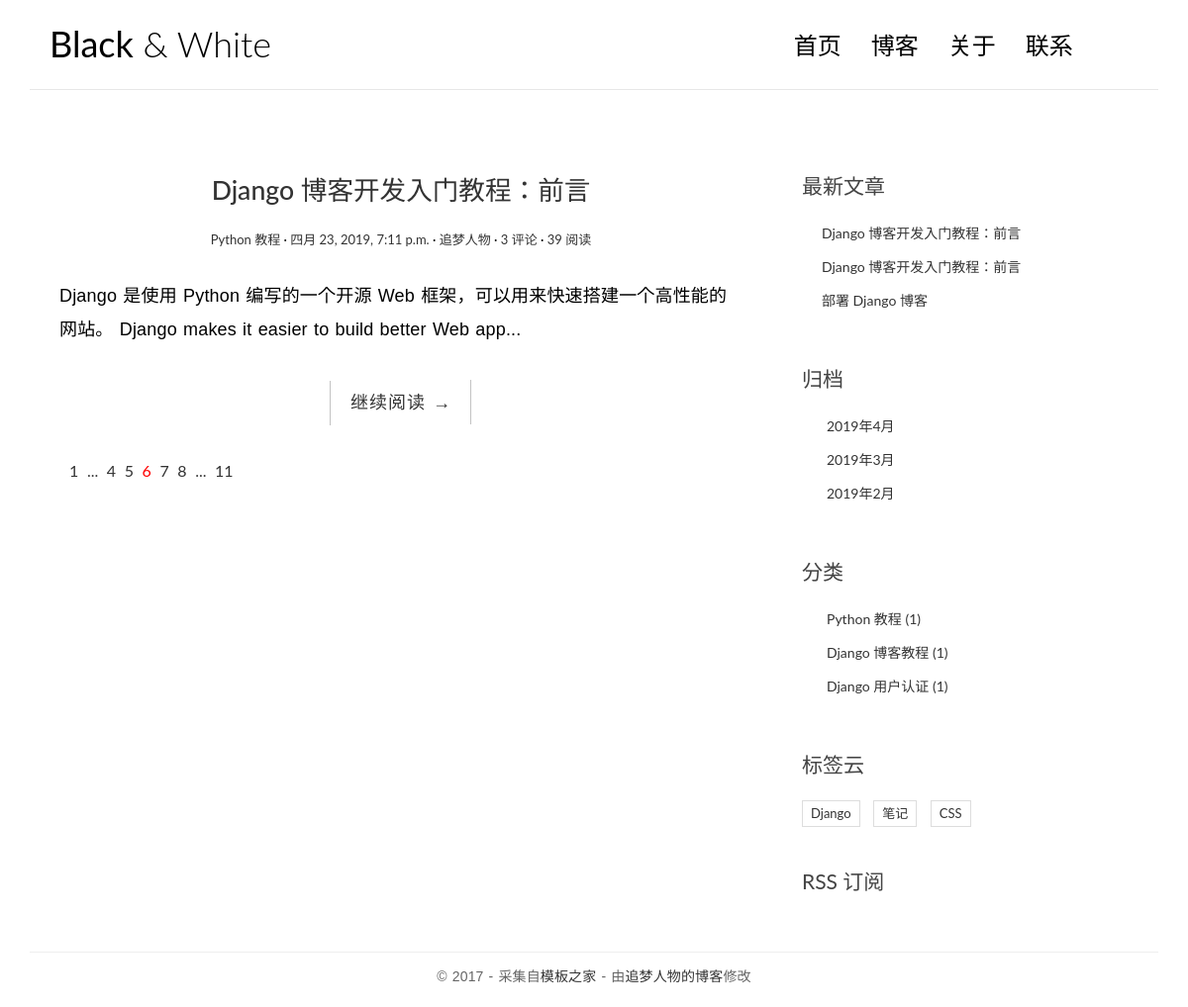
/category/6/, run on an earlier commit of the app's database.
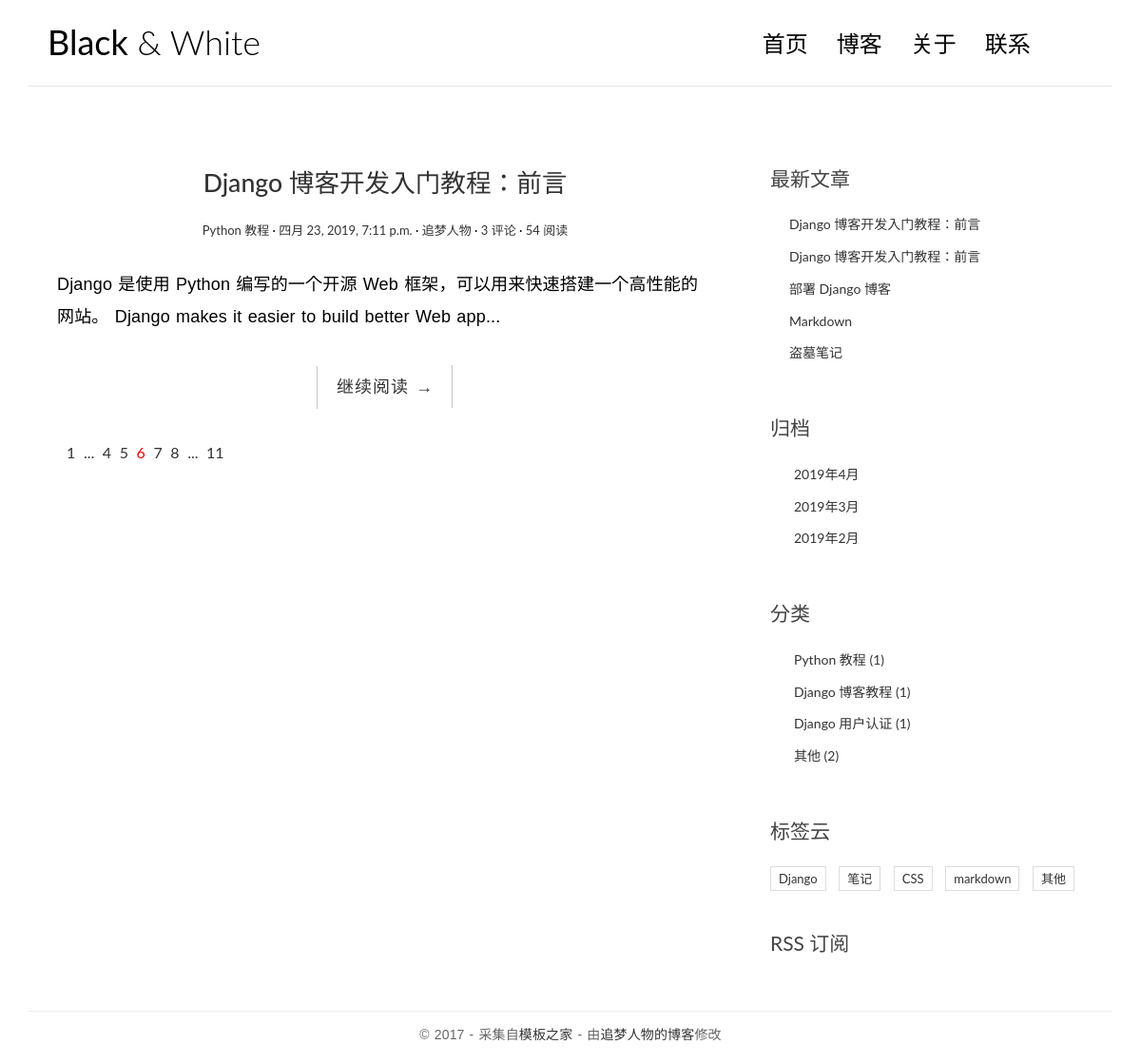
And on a later commit of the database.
### myblog/models.py (models this page shows, shortened)
class Article(models.Model):
    title = models.CharField(max_length=100)
    content = models.TextField()
    article_time = models.DateTimeField(auto_now_add=True)
    article_username = models.CharField(max_length=20)
    article_views = models.IntegerField(default=0)
    article_category = models.ForeignKey("Category", on_delete=models.CASCADE)
    article_tags = models.ManyToManyField(to="Tags")

class Category(models.Model):
    category_content = models.CharField(max_length=100)
    def __str__(self):
        return "%s " % (self.category_content)

class Tags(models.Model):
    tags_content = models.CharField(max_length=100)

### myblog/views.py (the view)
# urls.py: url(r'^category/([0-9]+)/$', views.category, name='category'),
def category(request, id):
    now_time = datetime.datetime.now()
    articlelist = Article.objects.all()
    categorylist = Category.objects.all()
    tagslist = Tags.objects.all()
    cur_category = Category.objects.get(pk=id)
    cur_articlelist = cur_category.article_set.all()
    now_time = datetime.datetime.now()
    return render(request, 'myblog/category.html', {"cur_articlelist": cur_articlelist,"articlelist": articlelist,
                                                 "categorylist":categorylist, "tagslist":tagslist, "now_time":now_time})

### templates/myblog/category.html (shortened to what the changed rows need)
<!DOCTYPE html>
<html>
<head>
    <link rel="stylesheet" href="/static/css/bootstrap.min.css">
    <link rel="stylesheet" href="http://code.ionicframework.com/ionicons/2.0.1/css/ionicons.min.css">
    <link rel="stylesheet" href="/static/css/pace.css">
    <link rel="stylesheet" href="/static/css/custom.css">
</head>
<body>
<div class="container">
    <header id="site-header">
        <div class="row">
            <div class="col-md-4 col-sm-5 col-xs-8">
                <div class="logo">
                    <h1><a href="index.html"><b>Black</b> &amp; White</a></h1>
                </div>
            </div>
        </div>
    </header>
</div>
<div class="content-body">
    <div class="container">
        <div class="row">
            <main class="col-md-8">
                {% for cur_article in cur_articlelist %}
                    <article class="post post-1">
                        <header class="entry-header">
                            <h1 class="entry-title">
                                <a href="/single/{{cur_article.id}}">{{cur_article.title}}</a>
                            </h1>
                            <div class="entry-meta">
                                <span class="post-category"><a href="#">{{cur_article.article_category}}</a></span>
                                <span class="post-date">
                                    <a href="#"><time class="entry-date" datetime="2012-11-09T23:15:57+00:00">
                                        {{cur_article.article_time}}</time></a>
                                </span>
                                <span class="post-author"><a href="#">{{cur_article.article_username}}</a></span>
                                <span class="comments-link"><a href="#">{{cur_article.comment_set.count}} 评论</a></span>
                                <span class="views-count"><a href="#">{{cur_article.article_views}} 阅读</a></span>
                            </div>
                        </header>
                        <div class="entry-content clearfix">
                            <p>{{cur_article.content|slice:100}}...</p>
                            <div class="read-more cl-effect-14">
                                <a href="#" class="more-link">继续阅读 <span class="meta-nav">→</span></a>
                            </div>
                        </div>
                    </article>
                {% empty %}
                <a href="">没有文章</a>
                {% endfor %}
            </main>
            <aside class="col-md-4">
                <div class="widget widget-recent-posts">
                    <ul>
                        {% for article in articlelist %}
                        <li><a href="/single/{{article.id}}">{{article.title}}</a></li>
                        {% endfor %}
                    </ul>
                </div>
                <div class="widget widget-category">
                    <ul>
                        {% for category in categorylist %}
                        <li><a href="/category/{{category.id}}">{{category.category_content}}
                            ({{category.article_set.count}})</a></li>
                        {% endfor %}
                    </ul>
                </div>
                <div class="widget widget-tag-cloud">
                    <ul>
                        {% for tags in tagslist %}
                        <li><a href="/tags/{{tags.id}}">{{tags.tags_content}}</a></li>
                        {% endfor %}
                    </ul>
                </div>
            </aside>
        </div>
    </div>
</div>
</body>
</html>

What changed in the data, as far as the page shows it:
changed Article "四月 23, 2019, 7:11 p.m.": article_views "39" → "54"
added Article: title "Markdown", shown under "最新文章"
added Article: title "盗墓笔记", shown under "最新文章"
added Category: category_content "其他", article_set.count "2"
added Tags: tags_content "markdown"
added Tags: tags_content "其他"
